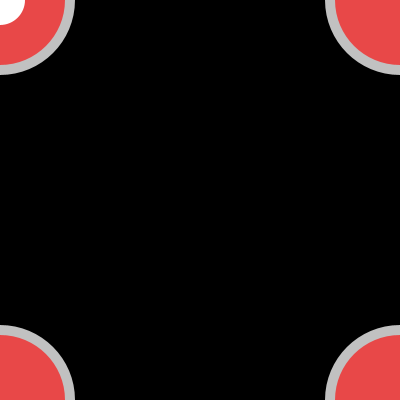
Frame 1 (no input)
Frame 60 (the mouse pressed at the canvas centre just before this capture): identical to frame 1, image omitted
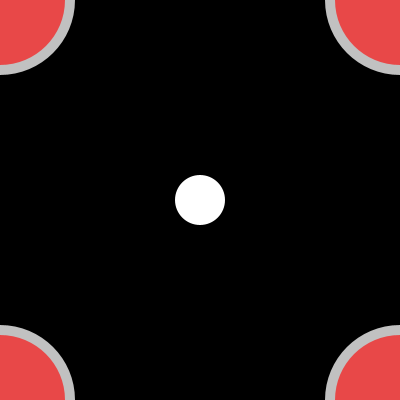
Frame 120 (the mouse held since frame 60 and released just before this capture)

The Processing sketch that drew these frames (run headless with seeded random() and noise(); from frame 60 on, the mouse is pressed at the canvas centre):

// Processing sketch: processing_43828
// ── processing_43828.pde

void setup(){
  size(400, 400);
  fill(0, 102);
}

void draw(){
  background(0);
  noStroke();
  fill(193);
  ellipse(0, 0, 150, 150);
  ellipse(400, 0, 150, 150);
  ellipse(0, 400, 150, 150);
  ellipse(400, 400, 150, 150);
  fill(255, 0, 0, 160);
  ellipse(0, 0, 130, 130);
  ellipse(400, 0, 130, 130);
  ellipse(0, 400, 130, 130);
  ellipse(400, 400, 130, 130);
  fill(255);
  noStroke();
  ellipse(mouseX, mouseY, 50, 50);
}
